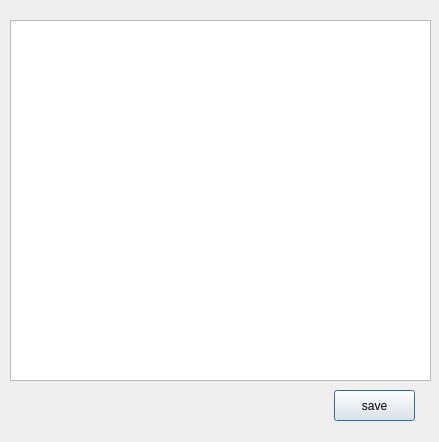
<?xml version="1.0" encoding="UTF-8"?>
<ui version="4.0">
 <class>Dialog</class>
 <widget class="QDialog" name="Dialog">
  <property name="geometry">
   <rect>
    <x>0</x>
    <y>0</y>
    <width>439</width>
    <height>442</height>
   </rect>
  </property>
  <property name="windowTitle">
   <string>Dialog</string>
  </property>
  <widget class="QPlainTextEdit" name="ConfigPTedt">
   <property name="geometry">
    <rect>
     <x>10</x>
     <y>20</y>
     <width>421</width>
     <height>361</height>
    </rect>
   </property>
  </widget>
  <widget class="QPushButton" name="saveConfigBtn">
   <property name="geometry">
    <rect>
     <x>334</x>
     <y>390</y>
     <width>81</width>
     <height>31</height>
    </rect>
   </property>
   <property name="text">
    <string>save</string>
   </property>
  </widget>
 </widget>
 <resources/>
 <connections/>
</ui>
